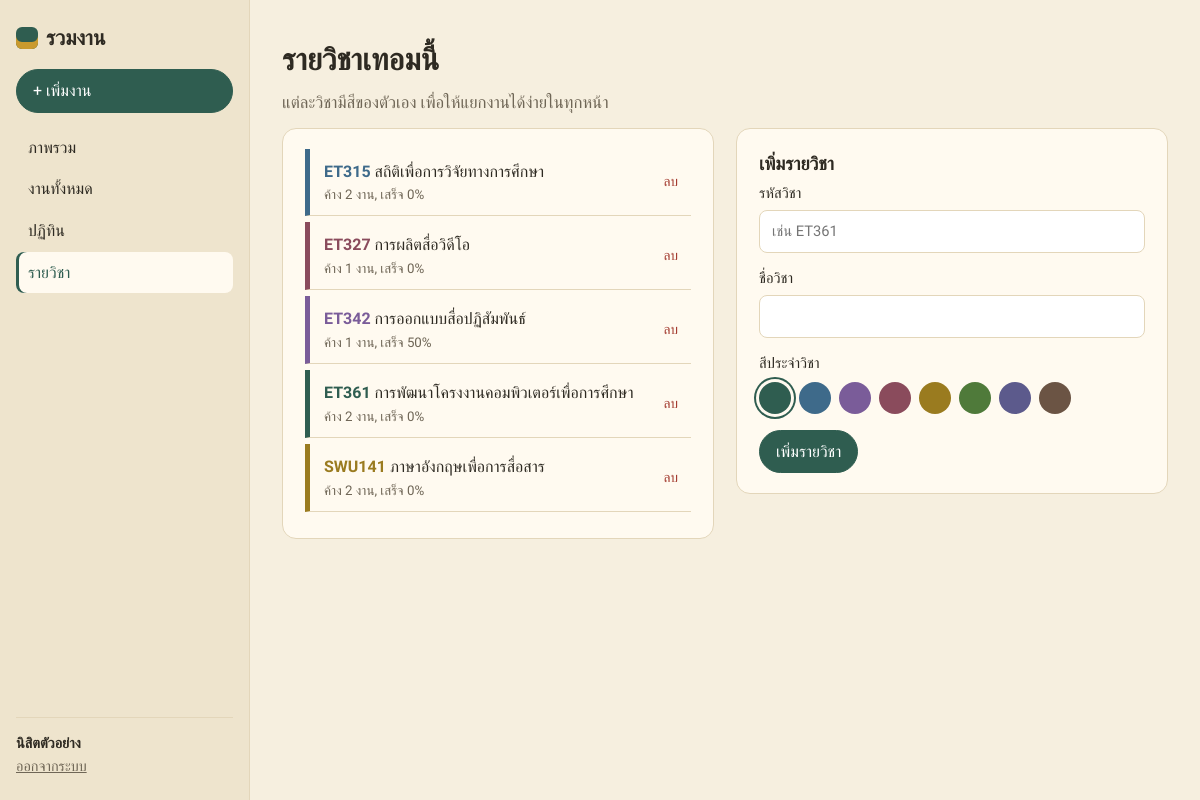
/subjects.php (signed in), run on the app's committed database.
### tables this page shows
CREATE TABLE subjects (
  id INT AUTO_INCREMENT PRIMARY KEY,
  user_id INT NOT NULL,
  code VARCHAR(20),
  name VARCHAR(150) NOT NULL,
  color VARCHAR(7) DEFAULT '#2F5D50',
  FOREIGN KEY (user_id) REFERENCES users(id) ON DELETE CASCADE
);

### db.php (called while the page is built, shortened)
<?php
$conn = mysqli_connect('localhost', 'root', '', 'raomngan');
mysqli_set_charset($conn, 'utf8mb4');
function query($sql, $params = []) {
    global $conn;
    $stmt = mysqli_prepare($conn, $sql);
    if ($params) {
        $types = str_repeat('s', count($params));
        mysqli_stmt_bind_param($stmt, $types, ...$params);
    }
    mysqli_stmt_execute($stmt);
    return mysqli_stmt_get_result($stmt);
}
function h($text) {
    return htmlspecialchars($text ?? '', ENT_QUOTES, 'UTF-8');
}
    ?>

### subjects.php (the view, shortened to what this page needs)
<?php
require 'db.php';
$uid = $_SESSION['user_id'];
$colors = ['#2F5D50', '#3E6A8A', '#7A5C99', '#8A4B5C', '#9A7B1F', '#4F7A3A', '#5C5A8C', '#6B5444'];
$result = query("SELECT subjects.*,
                        SUM(tasks.status != 'done') AS open_count,
                        SUM(tasks.status = 'done') AS done_count
                 FROM subjects LEFT JOIN tasks ON tasks.subject_id = subjects.id
                 WHERE subjects.user_id = ?
                 GROUP BY subjects.id ORDER BY subjects.code", [$uid]);
include 'header.php';
?>
<h1>รายวิชาเทอมนี้</h1>
<p class="lead">แต่ละวิชามีสีของตัวเอง เพื่อให้แยกงานได้ง่ายในทุกหน้า</p>
<div class="two-col">
    <div class="box">
        <ul class="subject-list">
            <?php while ($s = mysqli_fetch_assoc($result)):
                $total = $s['open_count'] + $s['done_count'];
                $percent = $total > 0 ? round($s['done_count'] / $total * 100) : 0; ?>
                <li style="--c: <?= h($s['color']) ?>">
                    <a href="tasks.php?show=all&subject=<?= $s['id'] ?>">
                        <b><?= h($s['code']) ?></b> <?= h($s['name']) ?>
                        <small>ค้าง <?= (int) $s['open_count'] ?> งาน, เสร็จ <?= $percent ?>%</small>
                    </a>
                    <form method="post" onsubmit="return confirm('ลบวิชานี้ใช่ไหม?')">
                        <button class="btn btn-sm btn-delete">ลบ</button>
                    </form>
                </li>
            <?php endwhile; ?>
        </ul>
    </div>
    <form method="post" class="box">
        <h2>เพิ่มรายวิชา</h2>
        <label>รหัสวิชา <input type="text" name="code" placeholder="เช่น ET361"></label>
        <label>ชื่อวิชา <input type="text" name="name" required></label>
        <p class="label">สีประจำวิชา</p>
        <div class="colors">
            <?php foreach ($colors as $i => $c): ?>
                <label style="--c: <?= $c ?>">
                    <input type="radio" name="color" value="<?= $c ?>" <?= $i == 0 ? 'checked' : '' ?>><span></span>
                </label>
            <?php endforeach; ?>
        </div>
        <button name="add" class="btn btn-main">เพิ่มรายวิชา</button>
    </form>
</div>
<?php include 'footer.php'; ?>

### style.css (style rules this page uses)
:root { --bg: #F6EFDF; --sidebar: #EEE4CD; --card: #FFFAF0; --line: #E3D6BA; --text: #2E2A22; --muted: #6F6656; --green: #2F5D50; --green-light: #E2EADB; --yellow: #C99A2E; --red: #A33A2F; }
* { box-sizing: border-box; }
body { margin: 0; font-family: 'Anuphan', Tahoma, sans-serif; background: var(--bg); color: var(--text); line-height: 1.6; }
a { color: var(--green); }
h1 { margin: 0 0 4px; font-size: 1.9rem; font-weight: 600; }
h2 { margin: 0 0 4px; font-size: 1.15rem; font-weight: 600; }
p { margin: 0 0 12px; }
.lead { color: var(--muted); font-size: 1.05rem; }
.btn { display: inline-block; padding: 8px 16px; border-radius: 999px; border: 1px solid var(--line); background: var(--card); color: var(--text); font: inherit; font-weight: 500; text-decoration: none; cursor: pointer; }
.btn-main { background: var(--green); border-color: var(--green); color: #fff; }
.btn-sm { padding: 4px 12px; font-size: 0.85rem; }
.btn-delete { background: none; border-color: transparent; color: var(--red); }
label { display: block; margin-bottom: 14px; font-weight: 500; font-size: 0.92rem; }
.label { font-weight: 500; font-size: 0.92rem; margin-bottom: 6px; }
input, select, textarea { display: block; width: 100%; margin-top: 4px; padding: 9px 12px; font: inherit; border: 1px solid var(--line); border-radius: 8px; background: #fff; }
.box { background: var(--card); border: 1px solid var(--line); border-radius: 14px; padding: 20px 22px; margin-bottom: 22px; }
.two-col > * { min-width: 0; }
.two-col { display: grid; grid-template-columns: 1fr 1fr; gap: 22px; align-items: start; }
.subject-list { list-style: none; margin: 0; padding: 0; }
.subject-list li { display: flex; align-items: center; gap: 12px; padding: 10px 0 10px 14px; border-bottom: 1px solid var(--line); border-left: 5px solid var(--c); margin-bottom: 6px; }
.subject-list a { flex: 1; text-decoration: none; color: var(--text); }
.subject-list a b { color: var(--c); }
.subject-list small { display: block; color: var(--muted); }
.subject-list form { margin: 0; }
.colors { display: flex; gap: 8px; flex-wrap: wrap; margin-bottom: 16px; }
.colors label { margin: 0; }
.colors span { display: block; width: 32px; height: 32px; border-radius: 50%; background: var(--c); cursor: pointer; }
.colors input:checked + span { box-shadow: 0 0 0 3px var(--card), 0 0 0 5px var(--c); }

### data on the page
subjects: code "ET315", name "สถิติเพื่อการวิจัยทางการศึกษา", open_count "2", percent "0"
subjects: code "ET327", name "การผลิตสื่อวิดีโอ", open_count "1", percent "0"
subjects: code "ET342", name "การออกแบบสื่อปฏิสัมพันธ์", open_count "1", percent "50"
subjects: code "ET361", name "การพัฒนาโครงงานคอมพิวเตอร์เพื่อการศึกษา", open_count "2", percent "0"
subjects: code "SWU141", name "ภาษาอังกฤษเพื่อการสื่อสาร", open_count "2", percent "0"

### other printed values
$label "ภาพรวม"
$label "งานทั้งหมด"
$label "ปฏิทิน"
$label "รายวิชา"
$_SESSION['user_name'] "นิสิตตัวอย่าง"
